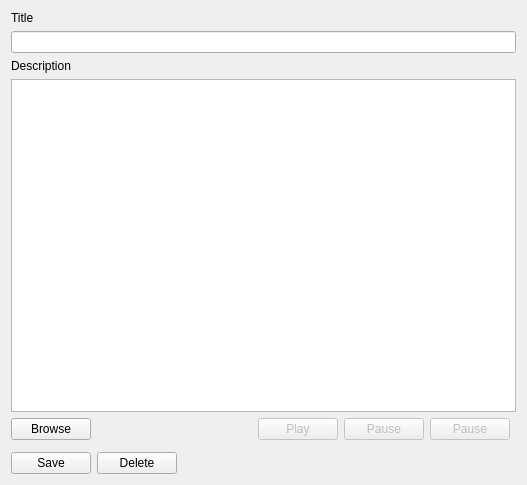
<?xml version="1.0" encoding="UTF-8"?>
<ui version="4.0">
 <class>VideoEditor</class>
 <widget class="QWidget" name="VideoEditor">
  <property name="geometry">
   <rect>
    <x>0</x>
    <y>0</y>
    <width>527</width>
    <height>485</height>
   </rect>
  </property>
  <property name="windowTitle">
   <string>Form</string>
  </property>
  <layout class="QVBoxLayout" name="verticalLayout_2">
   <item>
    <widget class="QSplitter" name="splitter">
     <property name="orientation">
      <enum>Qt::Vertical</enum>
     </property>
     <widget class="QWidget" name="layoutWidget">
      <layout class="QVBoxLayout" name="verticalLayout_3">
       <item>
        <layout class="QVBoxLayout" name="verticalLayout">
         <item>
          <widget class="QLabel" name="labelTitle">
           <property name="text">
            <string>Title</string>
           </property>
          </widget>
         </item>
         <item>
          <widget class="QLineEdit" name="lineEditTitle"/>
         </item>
         <item>
          <widget class="QLabel" name="labelDescription">
           <property name="text">
            <string>Description</string>
           </property>
          </widget>
         </item>
         <item>
          <widget class="QTextEdit" name="textEditDescription"/>
         </item>
        </layout>
       </item>
       <item>
        <layout class="QHBoxLayout" name="horizontalLayout_2">
         <item>
          <widget class="QPushButton" name="pushButtonBrowse">
           <property name="text">
            <string>Browse</string>
           </property>
           <property name="icon">
            <iconset resource="resources.qrc">
             <normaloff>:/new/resources/resources/browse.png</normaloff>:/new/resources/resources/browse.png</iconset>
           </property>
          </widget>
         </item>
         <item>
          <spacer name="horizontalSpacer_2">
           <property name="orientation">
            <enum>Qt::Horizontal</enum>
           </property>
           <property name="sizeHint" stdset="0">
            <size>
             <width>40</width>
             <height>20</height>
            </size>
           </property>
          </spacer>
         </item>
         <item>
          <layout class="QHBoxLayout" name="horizontalLayout_3">
           <item>
            <widget class="QPushButton" name="pushButtonPlay">
             <property name="enabled">
              <bool>false</bool>
             </property>
             <property name="text">
              <string>Play</string>
             </property>
             <property name="icon">
              <iconset resource="resources.qrc">
               <normaloff>:/new/resources/resources/play.png</normaloff>:/new/resources/resources/play.png</iconset>
             </property>
            </widget>
           </item>
           <item>
            <widget class="QPushButton" name="pushButtonPause">
             <property name="enabled">
              <bool>false</bool>
             </property>
             <property name="text">
              <string>Pause</string>
             </property>
             <property name="icon">
              <iconset resource="resources.qrc">
               <normaloff>:/new/resources/resources/pause.png</normaloff>:/new/resources/resources/pause.png</iconset>
             </property>
            </widget>
           </item>
           <item>
            <widget class="QPushButton" name="pushButtonStop">
             <property name="enabled">
              <bool>false</bool>
             </property>
             <property name="text">
              <string>Pause</string>
             </property>
             <property name="icon">
              <iconset resource="resources.qrc">
               <normaloff>:/new/resources/resources/stop.png</normaloff>:/new/resources/resources/stop.png</iconset>
             </property>
            </widget>
           </item>
           <item>
            <widget class="Phonon::VolumeSlider" name="volumeSlider"/>
           </item>
          </layout>
         </item>
        </layout>
       </item>
       <item>
        <widget class="Phonon::VideoPlayer" name="videoPlayer"/>
       </item>
       <item>
        <layout class="QHBoxLayout" name="horizontalLayout_5">
         <item>
          <layout class="QHBoxLayout" name="horizontalLayout_4">
           <item>
            <widget class="QPushButton" name="pushButtonSave">
             <property name="text">
              <string>Save</string>
             </property>
             <property name="icon">
              <iconset resource="resources.qrc">
               <normaloff>:/new/resources/resources/save.png</normaloff>:/new/resources/resources/save.png</iconset>
             </property>
            </widget>
           </item>
           <item>
            <widget class="QPushButton" name="pushButtonDelete">
             <property name="text">
              <string>Delete</string>
             </property>
             <property name="icon">
              <iconset resource="resources.qrc">
               <normaloff>:/new/resources/resources/delete.png</normaloff>:/new/resources/resources/delete.png</iconset>
             </property>
            </widget>
           </item>
          </layout>
         </item>
         <item>
          <spacer name="horizontalSpacer">
           <property name="orientation">
            <enum>Qt::Horizontal</enum>
           </property>
           <property name="sizeHint" stdset="0">
            <size>
             <width>40</width>
             <height>20</height>
            </size>
           </property>
          </spacer>
         </item>
        </layout>
       </item>
      </layout>
     </widget>
    </widget>
   </item>
  </layout>
 </widget>
 <customwidgets>
  <customwidget>
   <class>Phonon::VideoPlayer</class>
   <extends>QWidget</extends>
   <header location="global">phonon/videoplayer.h</header>
  </customwidget>
  <customwidget>
   <class>Phonon::VolumeSlider</class>
   <extends>QWidget</extends>
   <header location="global">phonon/volumeslider.h</header>
  </customwidget>
 </customwidgets>
 <resources>
  <include location="resources.qrc"/>
 </resources>
 <connections/>
</ui>
